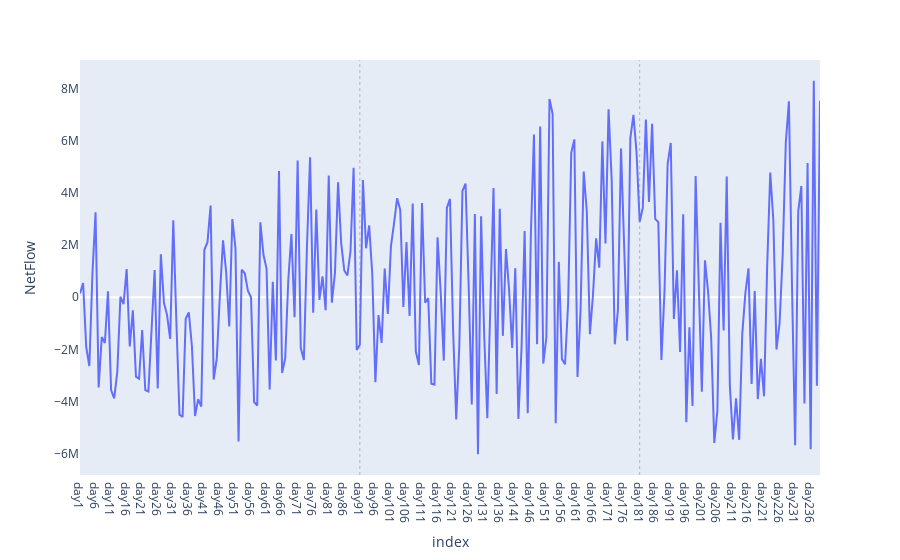
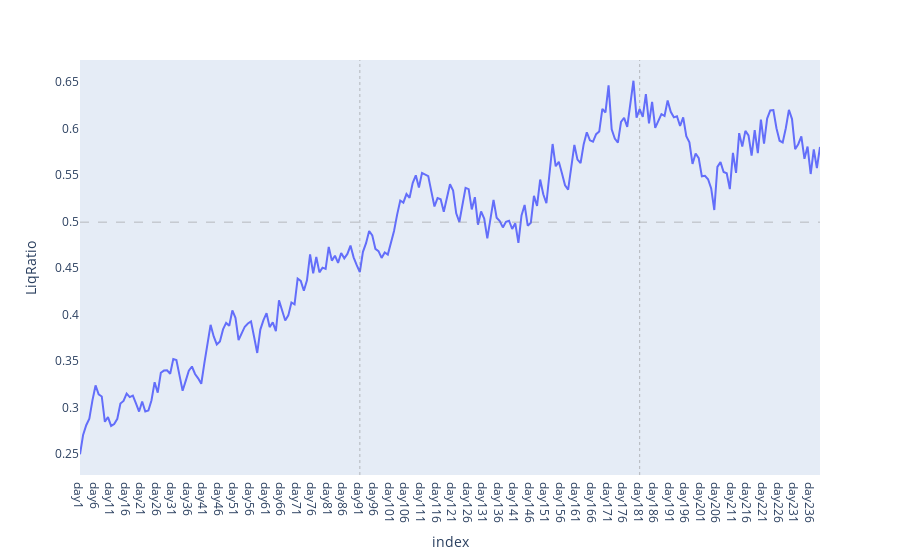
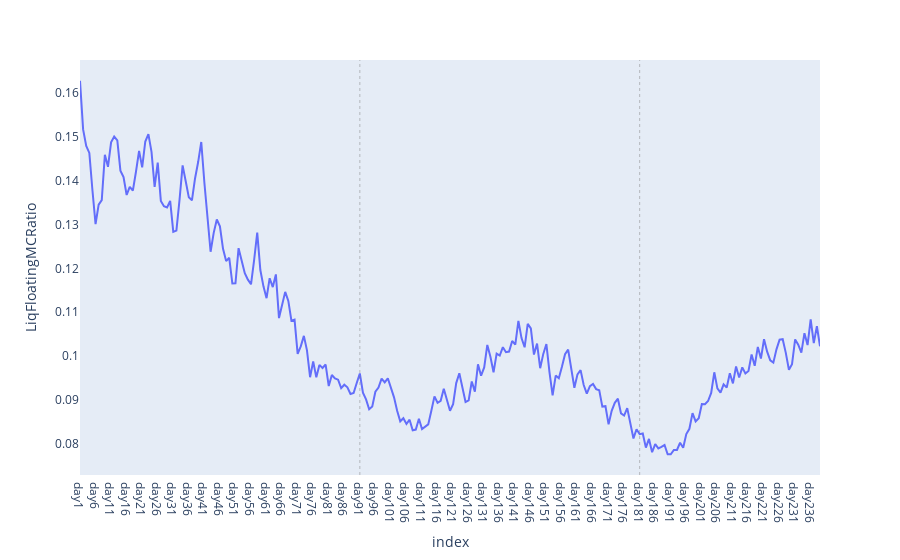
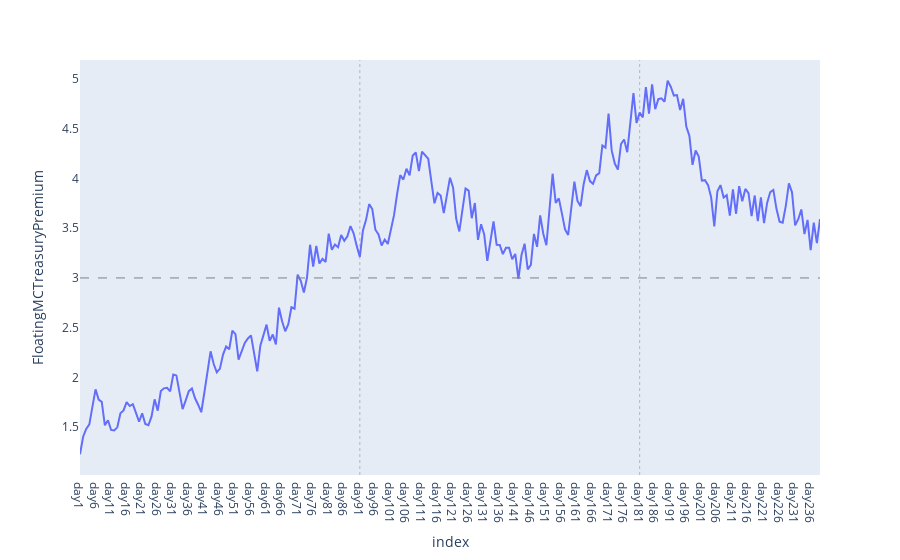

The code cell stored with these charts, in order, in its notebook:
### Code cell
# Plot batch1
for col in df.columns:
    if col in ('NetFlow', 'LiqRatio', 'LiqFloatingMCRatio', 'FloatingMCTreasuryPremium'):
        fig = df.plot(x=df.index, y=df[col])
        fig.layout.update(xaxis=dict(showgrid=False), yaxis=dict(showgrid=False))
        for i in range (params.short_cycle, params.horizon, params.short_cycle):
            fig.add_vline(x=i, line_width=0.5, line_dash="dot", line_color="grey")
        if col == 'LiqRatio':
            fig.add_hline(y=params.max_liq_ratio/(1-params.max_liq_ratio), line_width=0.5, line_dash="dash", line_color="grey")
        if col == 'FloatingMCTreasuryPremium':
            fig.add_hline(y=params.min_premium_target, line_width=1, line_dash="dash", line_color="grey")
        fig.show()

### Figure 1 — Plotly figure (JSON) as saved in the notebook; plotly's stock layout.template omitted (floating-point values rounded to 4 significant figures; data arrays with more than 128 entries replaced by an {"elided": "..."} marker saying what was removed)
{"data": [{"hovertemplate": "index=%{x}<br>NetFlow=%{y}<extra></extra>", "legendgroup": "", "line": {"color": "#636efa", "dash": "solid"}, "marker": {"symbol": "circle"}, "mode": "lines", "name": "", "orientation": "v", "showlegend": false, "type": "scatter", "x": {"elided": "239 str values"}, "xaxis": "x", "y": {"elided": "239 float values"}, "yaxis": "y"}], "layout": {"legend": {"tracegroupgap": 0}, "margin": {"t": 60}, "shapes": [{"line": {"color": "grey", "dash": "dot", "width": 0.5}, "type": "line", "x0": 90, "x1": 90, "xref": "x", "y0": 0, "y1": 1, "yref": "y domain"}, {"line": {"color": "grey", "dash": "dot", "width": 0.5}, "type": "line", "x0": 180, "x1": 180, "xref": "x", "y0": 0, "y1": 1, "yref": "y domain"}], "xaxis": {"anchor": "y", "domain": [0, 1], "showgrid": false, "title": {"text": "index"}}, "yaxis": {"anchor": "x", "domain": [0, 1], "showgrid": false, "title": {"text": "NetFlow"}}}}

### Figure 2 — Plotly figure (JSON) as saved in the notebook; plotly's stock layout.template omitted (floating-point values rounded to 4 significant figures; data arrays with more than 128 entries replaced by an {"elided": "..."} marker saying what was removed)
{"data": [{"hovertemplate": "index=%{x}<br>LiqRatio=%{y}<extra></extra>", "legendgroup": "", "line": {"color": "#636efa", "dash": "solid"}, "marker": {"symbol": "circle"}, "mode": "lines", "name": "", "orientation": "v", "showlegend": false, "type": "scatter", "x": {"elided": "239 str values"}, "xaxis": "x", "y": {"elided": "239 float values"}, "yaxis": "y"}], "layout": {"legend": {"tracegroupgap": 0}, "margin": {"t": 60}, "shapes": [{"line": {"color": "grey", "dash": "dot", "width": 0.5}, "type": "line", "x0": 90, "x1": 90, "xref": "x", "y0": 0, "y1": 1, "yref": "y domain"}, {"line": {"color": "grey", "dash": "dot", "width": 0.5}, "type": "line", "x0": 180, "x1": 180, "xref": "x", "y0": 0, "y1": 1, "yref": "y domain"}, {"line": {"color": "grey", "dash": "dash", "width": 0.5}, "type": "line", "x0": 0, "x1": 1, "xref": "x domain", "y0": 0.4993, "y1": 0.4993, "yref": "y"}], "xaxis": {"anchor": "y", "domain": [0, 1], "showgrid": false, "title": {"text": "index"}}, "yaxis": {"anchor": "x", "domain": [0, 1], "showgrid": false, "title": {"text": "LiqRatio"}}}}

### Figure 3 — Plotly figure (JSON) as saved in the notebook; plotly's stock layout.template omitted (floating-point values rounded to 4 significant figures; data arrays with more than 128 entries replaced by an {"elided": "..."} marker saying what was removed)
{"data": [{"hovertemplate": "index=%{x}<br>LiqFloatingMCRatio=%{y}<extra></extra>", "legendgroup": "", "line": {"color": "#636efa", "dash": "solid"}, "marker": {"symbol": "circle"}, "mode": "lines", "name": "", "orientation": "v", "showlegend": false, "type": "scatter", "x": {"elided": "239 str values"}, "xaxis": "x", "y": {"elided": "239 float values"}, "yaxis": "y"}], "layout": {"legend": {"tracegroupgap": 0}, "margin": {"t": 60}, "shapes": [{"line": {"color": "grey", "dash": "dot", "width": 0.5}, "type": "line", "x0": 90, "x1": 90, "xref": "x", "y0": 0, "y1": 1, "yref": "y domain"}, {"line": {"color": "grey", "dash": "dot", "width": 0.5}, "type": "line", "x0": 180, "x1": 180, "xref": "x", "y0": 0, "y1": 1, "yref": "y domain"}], "xaxis": {"anchor": "y", "domain": [0, 1], "showgrid": false, "title": {"text": "index"}}, "yaxis": {"anchor": "x", "domain": [0, 1], "showgrid": false, "title": {"text": "LiqFloatingMCRatio"}}}}

### Figure 4 — Plotly figure (JSON) as saved in the notebook; plotly's stock layout.template omitted (floating-point values rounded to 4 significant figures; data arrays with more than 128 entries replaced by an {"elided": "..."} marker saying what was removed)
{"data": [{"hovertemplate": "index=%{x}<br>FloatingMCTreasuryPremium=%{y}<extra></extra>", "legendgroup": "", "line": {"color": "#636efa", "dash": "solid"}, "marker": {"symbol": "circle"}, "mode": "lines", "name": "", "orientation": "v", "showlegend": false, "type": "scatter", "x": {"elided": "239 str values"}, "xaxis": "x", "y": {"elided": "239 float values"}, "yaxis": "y"}], "layout": {"legend": {"tracegroupgap": 0}, "margin": {"t": 60}, "shapes": [{"line": {"color": "grey", "dash": "dot", "width": 0.5}, "type": "line", "x0": 90, "x1": 90, "xref": "x", "y0": 0, "y1": 1, "yref": "y domain"}, {"line": {"color": "grey", "dash": "dot", "width": 0.5}, "type": "line", "x0": 180, "x1": 180, "xref": "x", "y0": 0, "y1": 1, "yref": "y domain"}, {"line": {"color": "grey", "dash": "dash", "width": 1}, "type": "line", "x0": 0, "x1": 1, "xref": "x domain", "y0": 3, "y1": 3, "yref": "y"}], "xaxis": {"anchor": "y", "domain": [0, 1], "showgrid": false, "title": {"text": "index"}}, "yaxis": {"anchor": "x", "domain": [0, 1], "showgrid": false, "title": {"text": "FloatingMCTreasuryPremium"}}}}
